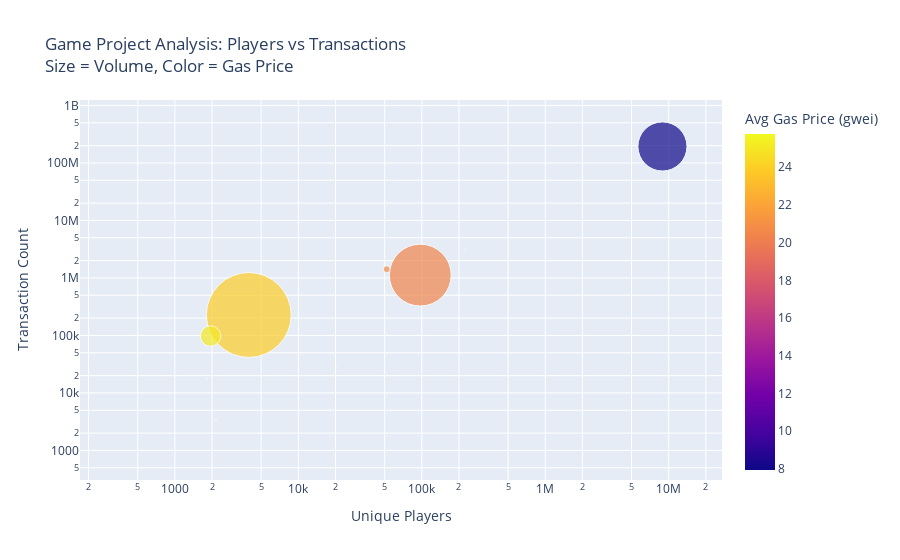

Notebook code cell kept with this figure:
### Code cell
fig = px.scatter(
    overall_df,
    x='unique_players',
    y='transaction_count',
    size='total_volume_ron_sent_to_game',
    color='avg_gas_price_in_gwei',
    hover_name='game_project',
    title='Game Project Analysis: Players vs Transactions<br>Size = Volume, Color = Gas Price',
    labels={
        'unique_players': 'Unique Players',
        'transaction_count': 'Transaction Count',
        'total_volume_ron_sent_to_game': 'Total Volume (RON)',
        'avg_gas_price_in_gwei': 'Avg Gas Price (gwei)'
    },
    log_x=True,  # Log scale for better visualization
    log_y=True,
    size_max=60  # Maximum bubble size
)

fig.update_traces(
    hovertemplate='<b>%{hovertext}</b><br>' +
                  'Players: %{x:,.0f}<br>' +
                  'Transactions: %{y:,.0f}<br>' +
                  'Volume: %{marker.size:,.0f} RON<br>' +
                  'Gas Price: %{marker.color:.1f} gwei'
)

fig.update_layout(
    xaxis_title="Unique Players",
    yaxis_title="Transaction Count"
)
fig.show()

### Figure 1 — Plotly figure (JSON) as saved in the notebook; plotly's stock layout.template omitted (floating-point values rounded to 4 significant figures)
{"data": [{"hovertemplate": "<b>%{hovertext}</b><br>Players: %{x:,.0f}<br>Transactions: %{y:,.0f}<br>Volume: %{marker.size:,.0f} RON<br>Gas Price: %{marker.color:.1f} gwei", "hovertext": ["Pixels", "Axie Infinity", "Lumiterra", "Wild Forest", "The Machines Arena", "Apeiron", "Ragnarok: Monster World", "Fableborne", "Kongz", "Pixel HeroZ", "Fishing Frenzy", "Ronkeverse", "Moki Genesis", "Sabong Saga", "Kaidro", "Cambria", "Mark of the Zeal", "KttyWorld", "Planet Horse", "Kojin Genesis"], "legendgroup": "", "marker": {"color": [24.97, 7.946, 18.36, 19.92, 20.37, 19.97, 19.55, 20.0, 20.43, 20.87, 21.57, 23.49, 20.52, 23.79, 25.34, 23.88, 25.76, 25.13, 25.48, 21.07], "coloraxis": "coloraxis", "size": [167.0, 160500.0, 1.861, 0.0101, 0.0, 0.0, 58.26, 0.0, 255200.0, 3211.0, 1.107, 192.0, 0.0, 50.4, 0.0, 479300.0, 150.0, 27950.0, 75.0, 0.0], "sizemode": "area", "sizeref": 133.1, "symbol": "circle"}, "mode": "markers", "name": "", "orientation": "v", "showlegend": false, "type": "scatter", "x": [10825826, 8894989, 2325858, 888907, 385842, 305351, 222607, 110278, 97199, 51965, 43461, 20199, 14965, 10138, 6241, 3970, 2147, 1945, 1829, 328], "xaxis": "x", "y": [234593957, 193569800, 39662389, 24320562, 30578989, 33972270, 3269359, 7062393, 1121236, 1418253, 1475394, 29007, 29165, 45748, 9442989, 226992, 3324, 97686, 17586, 739], "yaxis": "y"}], "layout": {"coloraxis": {"colorbar": {"title": {"text": "Avg Gas Price (gwei)"}}, "colorscale": [[0, "#0d0887"], [0.1111, "#46039f"], [0.2222, "#7201a8"], [0.3333, "#9c179e"], [0.4444, "#bd3786"], [0.5556, "#d8576b"], [0.6667, "#ed7953"], [0.7778, "#fb9f3a"], [0.8889, "#fdca26"], [1, "#f0f921"]]}, "legend": {"itemsizing": "constant", "tracegroupgap": 0}, "title": {"text": "Game Project Analysis: Players vs Transactions<br>Size = Volume, Color = Gas Price"}, "xaxis": {"anchor": "y", "domain": [0, 1], "title": {"text": "Unique Players"}, "type": "log"}, "yaxis": {"anchor": "x", "domain": [0, 1], "title": {"text": "Transaction Count"}, "type": "log"}}}
